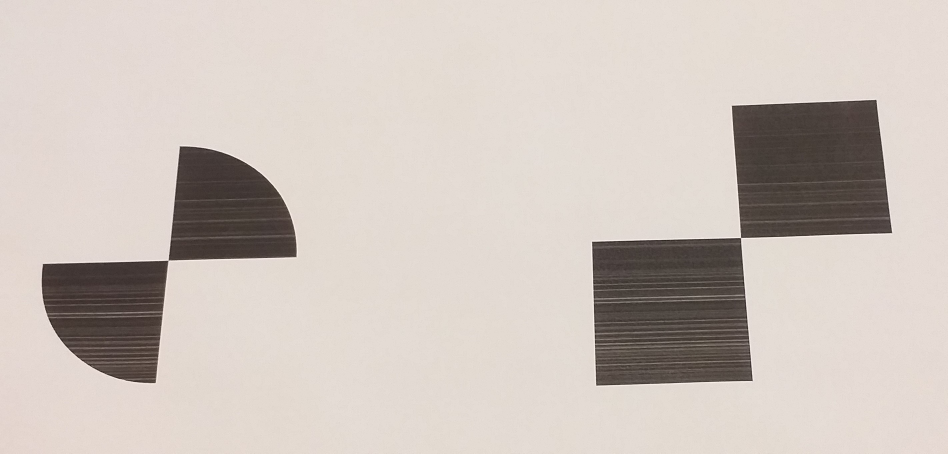
#> input picture Imagens/marcadores.jpg, 2842 x 1360 px (shown at 1/3 size)
$ python Aula17_Caracteristica_de_pontos-algoritmo-Shi-Tomazi.py
#> lines starting #> are read from the running program, lines starting #| are printed output that depends on the picture
import cv2
from matplotlib import pyplot as plt
import numpy as np
# import visaoComputacional as visco

I1 = cv2.imread('./Imagens/marcadores.jpg')
#> I1 is the input picture: shape (1360, 2842, 3); mean B, G, R 188.9, 195.6, 205.4
I1 = cv2.cvtColor(I1, cv2.COLOR_BGR2GRAY)
#> I1: shape (1360, 2842)
I1 = cv2.resize(I1, (0,0), fx=0.25, fy=0.25)
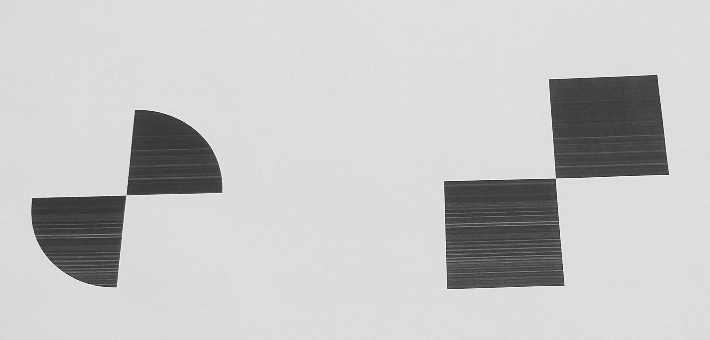
#> I1: shape (340, 710); min 31, max 249, mean 198

# plt.figure()
# plt.imshow(I1, cmap='gray')

# Converte do tipo uint8 para float32
I2 = np.float32(I1)/255

corners = cv2.goodFeaturesToTrack(I2, 10, 0.01, 10)
#> corners = [[668, 174], [32, 198], [125, 196], [556, 177], [445, 182], [550, 80], [135, 110], [656, 75], [447, 288], [563, 285]]

print(corners)
#| [[[668. 174.]]
#|  [[ 32. 198.]]
#|  [[125. 196.]]
#|  [[556. 177.]]
#|  [[445. 182.]]
#|  [[550.  80.]]
#|  [[135. 110.]]
#|  [[656.  75.]]
#|  [[447. 288.]]
#|  [[563. 285.]]]

I4 = cv2.cvtColor(I1, cv2.COLOR_GRAY2BGR)

for corner in corners:
    x = int(corner[0][0])
    y = int(corner[0][1])
    cv2.circle(I4, (x,y), 10, (0,255,0), 2)
#> this loop made 10 passes
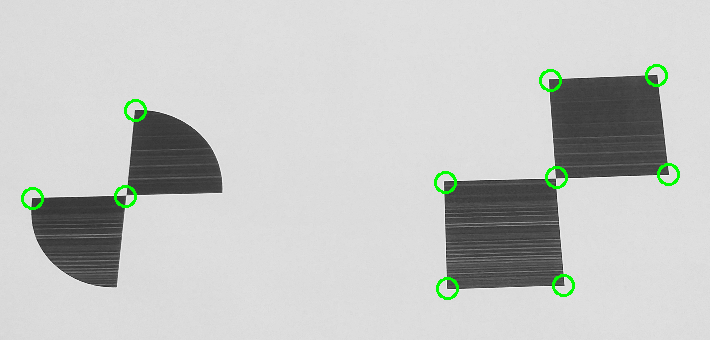
#> I4: shape (340, 710, 3); mean B, G, R 196.6, 198.7, 196.6

plt.figure()
plt.imshow(cv2.cvtColor(I4, cv2.COLOR_BGR2RGB))

plt.show()

$ run again, with Imagens/Fingerprint.jpg copied over Imagens/marcadores.jpg
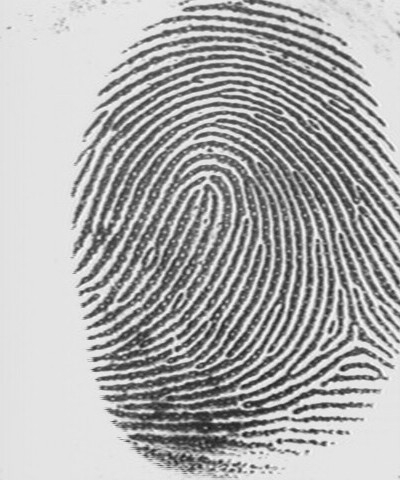
#> input picture Imagens/Fingerprint.jpg, 400 x 480 px
#> I1 is the input picture: shape (480, 400, 3); min 27, max 251, mean 173.8
#> `I1 = cv2.resize(I1, (0,0), fx=0.25, fy=0.25)`:
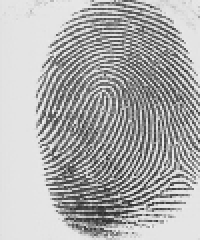
#> I1: shape (120, 100) (shown 2 times larger); min 44, max 243, mean 174
#> corners = [[89, 84], [65, 102], [32, 108], [25, 57], [52, 45], [26, 77], [23, 91], [43, 87], [27, 31], [66, 88]]
#| [[[ 89.  84.]]
#|  [[ 65. 102.]]
#|  [[ 32. 108.]]
#|  [[ 25.  57.]]
#|  [[ 52.  45.]]
#|  [[ 26.  77.]]
#> (further printed lines are left out)
#> the loop `for corner in corners:` made 10 passes
#> after the loop `for corner in corners:`:
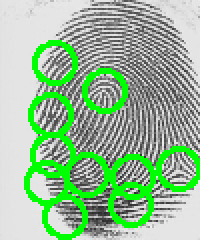
#> I4: shape (120, 100, 3) (shown 2 times larger); mean B, G, R 149.7, 187.8, 149.7
